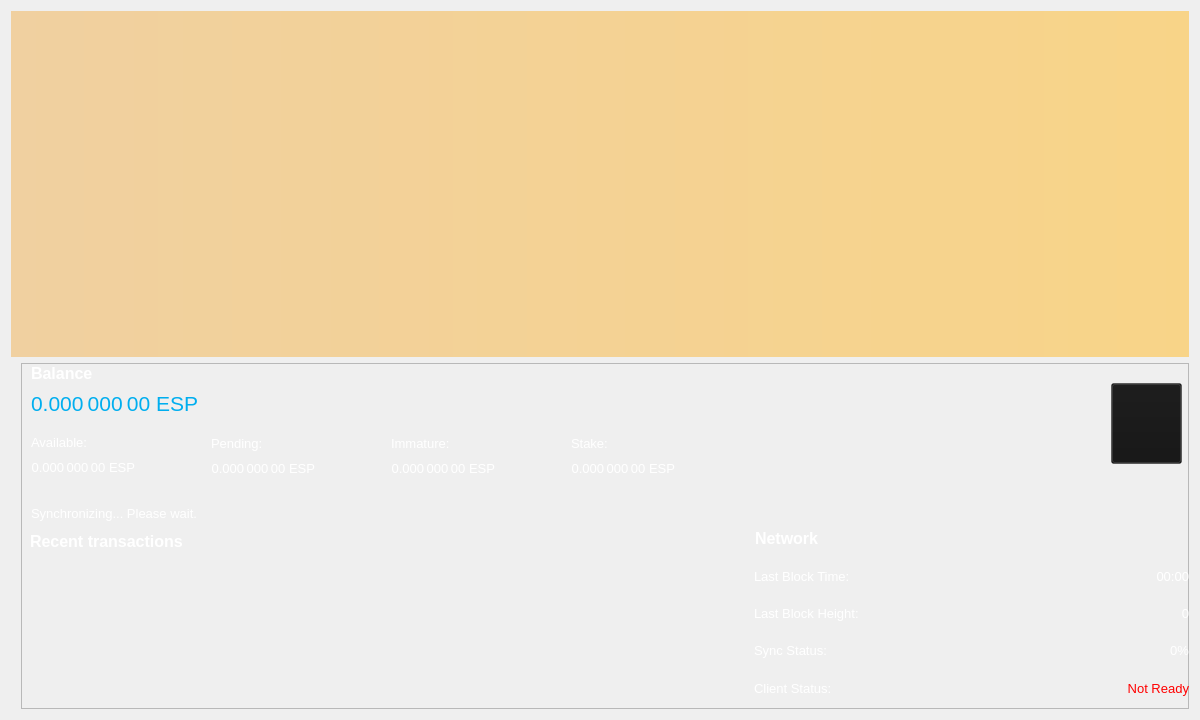
<?xml version="1.0" encoding="UTF-8"?>
<ui version="4.0">
 <class>OverviewPage</class>
 <widget class="QWidget" name="OverviewPage">
  <property name="geometry">
   <rect>
    <x>0</x>
    <y>0</y>
    <width>1200</width>
    <height>720</height>
   </rect>
  </property>
  <property name="minimumSize">
   <size>
    <width>1200</width>
    <height>700</height>
   </size>
  </property>
  <property name="font">
   <font>
    <weight>50</weight>
    <bold>false</bold>
   </font>
  </property>
  <property name="windowTitle">
   <string>Form</string>
  </property>
  <property name="styleSheet">
   <string notr="true">color: rgb(255, 255, 255);</string>
  </property>
  <layout class="QVBoxLayout" name="topLayout">
   <item>
    <widget class="QLabel" name="labelAlerts">
     <property name="visible">
      <bool>false</bool>
     </property>
     <property name="styleSheet">
      <string notr="true">background-color: qlineargradient(x1: 0, y1: 0, x2: 1, y2: 0, stop:0 #F0D0A0, stop:1 #F8D488); color:#000000;</string>
     </property>
     <property name="wordWrap">
      <bool>true</bool>
     </property>
     <property name="margin">
      <number>3</number>
     </property>
    </widget>
   </item>
   <item>
    <layout class="QHBoxLayout" name="horizontalLayout" stretch="1">
     <item>
      <layout class="QVBoxLayout" name="verticalLayout_2">
       <item>
        <widget class="QFrame" name="frame">
         <property name="maximumSize">
          <size>
           <width>16777215</width>
           <height>16777215</height>
          </size>
         </property>
         <property name="styleSheet">
          <string notr="true">margin-left: 10px;
</string>
         </property>
         <property name="frameShape">
          <enum>QFrame::StyledPanel</enum>
         </property>
         <property name="frameShadow">
          <enum>QFrame::Raised</enum>
         </property>
         <widget class="QLabel" name="labelTransactionsStatus">
          <property name="geometry">
           <rect>
            <x>10</x>
            <y>140</y>
            <width>300</width>
            <height>20</height>
           </rect>
          </property>
          <property name="minimumSize">
           <size>
            <width>300</width>
            <height>0</height>
           </size>
          </property>
          <property name="font">
           <font>
            <pointsize>10</pointsize>
           </font>
          </property>
          <property name="cursor">
           <cursorShape>WhatsThisCursor</cursorShape>
          </property>
          <property name="toolTip">
           <string>The displayed information may be out of date. Your wallet automatically synchronizes with the Espers network after a connection is established, but this process has not completed yet.</string>
          </property>
          <property name="styleSheet">
           <string notr="true"/>
          </property>
          <property name="text">
           <string notr="true">Synchronizing... Please wait.</string>
          </property>
          <property name="alignment">
           <set>Qt::AlignLeading|Qt::AlignLeft|Qt::AlignVCenter</set>
          </property>
          <property name="indent">
           <number>0</number>
          </property>
         </widget>
         <widget class="QWidget" name="verticalLayoutWidget">
          <property name="geometry">
           <rect>
            <x>10</x>
            <y>0</y>
            <width>721</width>
            <height>88</height>
           </rect>
          </property>
          <layout class="QVBoxLayout" name="verticalLayout">
           <item>
            <layout class="QHBoxLayout" name="horizontalLayout_4">
             <item>
              <widget class="QLabel" name="label_5">
               <property name="font">
                <font>
                 <pointsize>12</pointsize>
                 <weight>75</weight>
                 <bold>true</bold>
                </font>
               </property>
               <property name="text">
                <string>Balance</string>
               </property>
               <property name="indent">
                <number>0</number>
               </property>
              </widget>
             </item>
             <item>
              <spacer name="horizontalSpacer_3">
               <property name="orientation">
                <enum>Qt::Horizontal</enum>
               </property>
               <property name="sizeHint" stdset="0">
                <size>
                 <width>40</width>
                 <height>20</height>
                </size>
               </property>
              </spacer>
             </item>
            </layout>
           </item>
           <item>
            <layout class="QHBoxLayout" name="horizontalLayout_2">
             <property name="spacing">
              <number>0</number>
             </property>
             <item>
              <widget class="QLabel" name="labelTotal">
               <property name="minimumSize">
                <size>
                 <width>400</width>
                 <height>30</height>
                </size>
               </property>
               <property name="maximumSize">
                <size>
                 <width>16777215</width>
                 <height>16777215</height>
                </size>
               </property>
               <property name="font">
                <font>
                 <pointsize>16</pointsize>
                 <weight>50</weight>
                 <bold>false</bold>
                </font>
               </property>
               <property name="cursor">
                <cursorShape>IBeamCursor</cursorShape>
               </property>
               <property name="toolTip">
                <string>Your current total balance</string>
               </property>
               <property name="styleSheet">
                <string notr="true">color: rgb(0, 174, 239);</string>
               </property>
               <property name="text">
                <string notr="true">0.000 000 00 ESP</string>
               </property>
               <property name="textFormat">
                <enum>Qt::AutoText</enum>
               </property>
               <property name="alignment">
                <set>Qt::AlignLeading|Qt::AlignLeft|Qt::AlignVCenter</set>
               </property>
               <property name="wordWrap">
                <bool>false</bool>
               </property>
               <property name="margin">
                <number>0</number>
               </property>
               <property name="indent">
                <number>0</number>
               </property>
               <property name="textInteractionFlags">
                <set>Qt::LinksAccessibleByMouse|Qt::TextSelectableByKeyboard|Qt::TextSelectableByMouse</set>
               </property>
              </widget>
             </item>
             <item>
              <spacer name="horizontalSpacer">
               <property name="orientation">
                <enum>Qt::Horizontal</enum>
               </property>
               <property name="sizeHint" stdset="0">
                <size>
                 <width>40</width>
                 <height>20</height>
                </size>
               </property>
              </spacer>
             </item>
            </layout>
           </item>
           <item>
            <spacer name="verticalSpacer">
             <property name="orientation">
              <enum>Qt::Vertical</enum>
             </property>
             <property name="sizeHint" stdset="0">
              <size>
               <width>20</width>
               <height>40</height>
              </size>
             </property>
            </spacer>
           </item>
          </layout>
         </widget>
         <widget class="QWidget" name="verticalLayoutWidget_2">
          <property name="geometry">
           <rect>
            <x>10</x>
            <y>69</y>
            <width>181</width>
            <height>71</height>
           </rect>
          </property>
          <layout class="QVBoxLayout" name="verticalLayout_3">
           <item>
            <layout class="QHBoxLayout" name="horizontalLayout_3">
             <item>
              <widget class="QLabel" name="labelBalanceText">
               <property name="font">
                <font>
                 <pointsize>10</pointsize>
                </font>
               </property>
               <property name="text">
                <string>Available:</string>
               </property>
               <property name="indent">
                <number>0</number>
               </property>
              </widget>
             </item>
             <item>
              <spacer name="horizontalSpacer_2">
               <property name="orientation">
                <enum>Qt::Horizontal</enum>
               </property>
               <property name="sizeHint" stdset="0">
                <size>
                 <width>40</width>
                 <height>20</height>
                </size>
               </property>
              </spacer>
             </item>
            </layout>
           </item>
           <item>
            <layout class="QHBoxLayout" name="horizontalLayout_5">
             <item>
              <widget class="QLabel" name="labelBalance">
               <property name="font">
                <font>
                 <pointsize>10</pointsize>
                 <weight>50</weight>
                 <bold>false</bold>
                </font>
               </property>
               <property name="cursor">
                <cursorShape>IBeamCursor</cursorShape>
               </property>
               <property name="toolTip">
                <string>Your current spendable balance</string>
               </property>
               <property name="text">
                <string notr="true">0.000 000 00 ESP</string>
               </property>
               <property name="alignment">
                <set>Qt::AlignRight|Qt::AlignTrailing|Qt::AlignVCenter</set>
               </property>
               <property name="indent">
                <number>0</number>
               </property>
               <property name="textInteractionFlags">
                <set>Qt::LinksAccessibleByMouse|Qt::TextSelectableByKeyboard|Qt::TextSelectableByMouse</set>
               </property>
              </widget>
             </item>
             <item>
              <spacer name="horizontalSpacer_4">
               <property name="orientation">
                <enum>Qt::Horizontal</enum>
               </property>
               <property name="sizeHint" stdset="0">
                <size>
                 <width>40</width>
                 <height>20</height>
                </size>
               </property>
              </spacer>
             </item>
            </layout>
           </item>
           <item>
            <spacer name="verticalSpacer_2">
             <property name="orientation">
              <enum>Qt::Vertical</enum>
             </property>
             <property name="sizeHint" stdset="0">
              <size>
               <width>20</width>
               <height>40</height>
              </size>
             </property>
            </spacer>
           </item>
          </layout>
         </widget>
         <widget class="QWidget" name="verticalLayoutWidget_3">
          <property name="geometry">
           <rect>
            <x>190</x>
            <y>70</y>
            <width>181</width>
            <height>71</height>
           </rect>
          </property>
          <layout class="QVBoxLayout" name="verticalLayout_4">
           <item>
            <layout class="QHBoxLayout" name="horizontalLayout_6">
             <item>
              <widget class="QLabel" name="labelPendingText">
               <property name="font">
                <font>
                 <pointsize>10</pointsize>
                </font>
               </property>
               <property name="text">
                <string>Pending:</string>
               </property>
               <property name="indent">
                <number>0</number>
               </property>
              </widget>
             </item>
             <item>
              <spacer name="horizontalSpacer_6">
               <property name="orientation">
                <enum>Qt::Horizontal</enum>
               </property>
               <property name="sizeHint" stdset="0">
                <size>
                 <width>40</width>
                 <height>20</height>
                </size>
               </property>
              </spacer>
             </item>
            </layout>
           </item>
           <item>
            <layout class="QHBoxLayout" name="horizontalLayout_7">
             <item>
              <widget class="QLabel" name="labelUnconfirmed">
               <property name="font">
                <font>
                 <pointsize>10</pointsize>
                 <weight>50</weight>
                 <bold>false</bold>
                </font>
               </property>
               <property name="cursor">
                <cursorShape>IBeamCursor</cursorShape>
               </property>
               <property name="toolTip">
                <string>Total of transactions that have yet to be confirmed, and do not yet count toward the spendable balance</string>
               </property>
               <property name="text">
                <string notr="true">0.000 000 00 ESP</string>
               </property>
               <property name="alignment">
                <set>Qt::AlignRight|Qt::AlignTrailing|Qt::AlignVCenter</set>
               </property>
               <property name="indent">
                <number>0</number>
               </property>
               <property name="textInteractionFlags">
                <set>Qt::LinksAccessibleByMouse|Qt::TextSelectableByKeyboard|Qt::TextSelectableByMouse</set>
               </property>
              </widget>
             </item>
             <item>
              <spacer name="horizontalSpacer_5">
               <property name="orientation">
                <enum>Qt::Horizontal</enum>
               </property>
               <property name="sizeHint" stdset="0">
                <size>
                 <width>40</width>
                 <height>20</height>
                </size>
               </property>
              </spacer>
             </item>
            </layout>
           </item>
           <item>
            <spacer name="verticalSpacer_3">
             <property name="orientation">
              <enum>Qt::Vertical</enum>
             </property>
             <property name="sizeHint" stdset="0">
              <size>
               <width>20</width>
               <height>40</height>
              </size>
             </property>
            </spacer>
           </item>
          </layout>
         </widget>
         <widget class="QWidget" name="verticalLayoutWidget_4">
          <property name="geometry">
           <rect>
            <x>370</x>
            <y>70</y>
            <width>181</width>
            <height>71</height>
           </rect>
          </property>
          <layout class="QVBoxLayout" name="verticalLayout_5">
           <item>
            <layout class="QHBoxLayout" name="horizontalLayout_8">
             <item>
              <widget class="QLabel" name="labelImmatureText">
               <property name="font">
                <font>
                 <pointsize>10</pointsize>
                </font>
               </property>
               <property name="text">
                <string>Immature:</string>
               </property>
               <property name="indent">
                <number>0</number>
               </property>
              </widget>
             </item>
             <item>
              <spacer name="horizontalSpacer_7">
               <property name="orientation">
                <enum>Qt::Horizontal</enum>
               </property>
               <property name="sizeHint" stdset="0">
                <size>
                 <width>40</width>
                 <height>20</height>
                </size>
               </property>
              </spacer>
             </item>
            </layout>
           </item>
           <item>
            <layout class="QHBoxLayout" name="horizontalLayout_9">
             <item>
              <widget class="QLabel" name="labelImmature">
               <property name="font">
                <font>
                 <pointsize>10</pointsize>
                 <weight>50</weight>
                 <bold>false</bold>
                </font>
               </property>
               <property name="cursor">
                <cursorShape>IBeamCursor</cursorShape>
               </property>
               <property name="toolTip">
                <string>Mined balance that has not yet matured</string>
               </property>
               <property name="text">
                <string notr="true">0.000 000 00 ESP</string>
               </property>
               <property name="alignment">
                <set>Qt::AlignRight|Qt::AlignTrailing|Qt::AlignVCenter</set>
               </property>
               <property name="indent">
                <number>0</number>
               </property>
               <property name="textInteractionFlags">
                <set>Qt::LinksAccessibleByMouse|Qt::TextSelectableByKeyboard|Qt::TextSelectableByMouse</set>
               </property>
              </widget>
             </item>
             <item>
              <spacer name="horizontalSpacer_8">
               <property name="orientation">
                <enum>Qt::Horizontal</enum>
               </property>
               <property name="sizeHint" stdset="0">
                <size>
                 <width>40</width>
                 <height>20</height>
                </size>
               </property>
              </spacer>
             </item>
            </layout>
           </item>
           <item>
            <spacer name="verticalSpacer_4">
             <property name="orientation">
              <enum>Qt::Vertical</enum>
             </property>
             <property name="sizeHint" stdset="0">
              <size>
               <width>20</width>
               <height>40</height>
              </size>
             </property>
            </spacer>
           </item>
          </layout>
         </widget>
         <widget class="QWidget" name="verticalLayoutWidget_5">
          <property name="geometry">
           <rect>
            <x>550</x>
            <y>70</y>
            <width>181</width>
            <height>71</height>
           </rect>
          </property>
          <layout class="QVBoxLayout" name="verticalLayout_6">
           <item>
            <layout class="QHBoxLayout" name="horizontalLayout_11">
             <item>
              <widget class="QLabel" name="label_10">
               <property name="font">
                <font>
                 <pointsize>10</pointsize>
                </font>
               </property>
               <property name="text">
                <string>Stake:</string>
               </property>
               <property name="indent">
                <number>0</number>
               </property>
              </widget>
             </item>
             <item>
              <spacer name="horizontalSpacer_9">
               <property name="orientation">
                <enum>Qt::Horizontal</enum>
               </property>
               <property name="sizeHint" stdset="0">
                <size>
                 <width>40</width>
                 <height>20</height>
                </size>
               </property>
              </spacer>
             </item>
            </layout>
           </item>
           <item>
            <layout class="QHBoxLayout" name="horizontalLayout_10">
             <item>
              <widget class="QLabel" name="labelStake">
               <property name="font">
                <font>
                 <pointsize>10</pointsize>
                 <weight>50</weight>
                 <bold>false</bold>
                </font>
               </property>
               <property name="cursor">
                <cursorShape>IBeamCursor</cursorShape>
               </property>
               <property name="toolTip">
                <string>Total of coins that was staked, and do not yet count toward the current balance</string>
               </property>
               <property name="text">
                <string notr="true">0.000 000 00 ESP</string>
               </property>
               <property name="alignment">
                <set>Qt::AlignRight|Qt::AlignTrailing|Qt::AlignVCenter</set>
               </property>
               <property name="indent">
                <number>0</number>
               </property>
               <property name="textInteractionFlags">
                <set>Qt::LinksAccessibleByMouse|Qt::TextSelectableByKeyboard|Qt::TextSelectableByMouse</set>
               </property>
              </widget>
             </item>
             <item>
              <spacer name="horizontalSpacer_10">
               <property name="orientation">
                <enum>Qt::Horizontal</enum>
               </property>
               <property name="sizeHint" stdset="0">
                <size>
                 <width>40</width>
                 <height>20</height>
                </size>
               </property>
              </spacer>
             </item>
            </layout>
           </item>
           <item>
            <spacer name="verticalSpacer_5">
             <property name="orientation">
              <enum>Qt::Vertical</enum>
             </property>
             <property name="sizeHint" stdset="0">
              <size>
               <width>20</width>
               <height>40</height>
              </size>
             </property>
            </spacer>
           </item>
          </layout>
         </widget>
         <widget class="QPushButton" name="viewQR">
          <property name="geometry">
           <rect>
            <x>1090</x>
            <y>20</y>
            <width>81</width>
            <height>81</height>
           </rect>
          </property>
          <property name="font">
           <font>
            <pointsize>10</pointsize>
           </font>
          </property>
          <property name="styleSheet">
           <string notr="true">background-color: rgb(20, 20, 20, 0.35);</string>
          </property>
          <property name="text">
           <string/>
          </property>
          <property name="icon">
           <iconset resource="../bitcoin.qrc">
            <normaloff>:/icons/qriconov</normaloff>:/icons/qriconov</iconset>
          </property>
          <property name="iconSize">
           <size>
            <width>64</width>
            <height>75</height>
           </size>
          </property>
         </widget>
         <widget class="QWidget" name="widget_wallview" native="true">
          <property name="geometry">
           <rect>
            <x>730</x>
            <y>160</y>
            <width>451</width>
            <height>405</height>
           </rect>
          </property>
          <layout class="QVBoxLayout" name="verticalLayout_7">
           <item>
            <layout class="QVBoxLayout" name="verticalLayout_8">
             <item>
              <layout class="QHBoxLayout" name="horizontalLayout_13">
               <item>
                <widget class="QLabel" name="label_11">
                 <property name="font">
                  <font>
                   <pointsize>12</pointsize>
                   <weight>75</weight>
                   <bold>true</bold>
                  </font>
                 </property>
                 <property name="text">
                  <string>Network</string>
                 </property>
                </widget>
               </item>
               <item>
                <spacer name="horizontalSpacer_12">
                 <property name="orientation">
                  <enum>Qt::Horizontal</enum>
                 </property>
                 <property name="sizeHint" stdset="0">
                  <size>
                   <width>40</width>
                   <height>20</height>
                  </size>
                 </property>
                </spacer>
               </item>
              </layout>
             </item>
             <item>
              <layout class="QHBoxLayout" name="horizontalLayout_20">
               <item>
                <widget class="QLabel" name="label_13">
                 <property name="maximumSize">
                  <size>
                   <width>167</width>
                   <height>16777215</height>
                  </size>
                 </property>
                 <property name="font">
                  <font>
                   <pointsize>10</pointsize>
                  </font>
                 </property>
                 <property name="text">
                  <string>Last Block Time:</string>
                 </property>
                </widget>
               </item>
               <item>
                <widget class="QLabel" name="lbTime">
                 <property name="font">
                  <font>
                   <pointsize>10</pointsize>
                  </font>
                 </property>
                 <property name="text">
                  <string>00:00</string>
                 </property>
                 <property name="alignment">
                  <set>Qt::AlignRight|Qt::AlignTrailing|Qt::AlignVCenter</set>
                 </property>
                </widget>
               </item>
              </layout>
             </item>
             <item>
              <layout class="QHBoxLayout" name="horizontalLayout_21">
               <item>
                <widget class="QLabel" name="label_15">
                 <property name="maximumSize">
                  <size>
                   <width>167</width>
                   <height>16777215</height>
                  </size>
                 </property>
                 <property name="font">
                  <font>
                   <pointsize>10</pointsize>
                  </font>
                 </property>
                 <property name="text">
                  <string>Last Block Height:</string>
                 </property>
                </widget>
               </item>
               <item>
                <widget class="QLabel" name="lbHeight">
                 <property name="font">
                  <font>
                   <pointsize>10</pointsize>
                  </font>
                 </property>
                 <property name="text">
                  <string>0</string>
                 </property>
                 <property name="alignment">
                  <set>Qt::AlignRight|Qt::AlignTrailing|Qt::AlignVCenter</set>
                 </property>
                </widget>
               </item>
              </layout>
             </item>
             <item>
              <layout class="QHBoxLayout" name="horizontalLayout_22">
               <item>
                <widget class="QLabel" name="label_16">
                 <property name="maximumSize">
                  <size>
                   <width>167</width>
                   <height>16777215</height>
                  </size>
                 </property>
                 <property name="font">
                  <font>
                   <pointsize>10</pointsize>
                  </font>
                 </property>
                 <property name="text">
                  <string>Sync Status:</string>
                 </property>
                </widget>
               </item>
               <item>
                <widget class="QLabel" name="sncStatus">
                 <property name="font">
                  <font>
                   <pointsize>10</pointsize>
                  </font>
                 </property>
                 <property name="text">
                  <string>0%</string>
                 </property>
                 <property name="alignment">
                  <set>Qt::AlignRight|Qt::AlignTrailing|Qt::AlignVCenter</set>
                 </property>
                </widget>
               </item>
              </layout>
             </item>
             <item>
              <layout class="QHBoxLayout" name="horizontalLayout_24">
               <item>
                <widget class="QLabel" name="label_18">
                 <property name="maximumSize">
                  <size>
                   <width>167</width>
                   <height>16777215</height>
                  </size>
                 </property>
                 <property name="font">
                  <font>
                   <pointsize>10</pointsize>
                  </font>
                 </property>
                 <property name="text">
                  <string>Client Status:</string>
                 </property>
                </widget>
               </item>
               <item>
                <widget class="QLabel" name="clStat">
                 <property name="font">
                  <font>
                   <pointsize>10</pointsize>
                  </font>
                 </property>
                 <property name="styleSheet">
                  <string notr="true">QLabel { color: red; }</string>
                 </property>
                 <property name="text">
                  <string>Not Ready</string>
                 </property>
                 <property name="alignment">
                  <set>Qt::AlignRight|Qt::AlignTrailing|Qt::AlignVCenter</set>
                 </property>
                </widget>
               </item>
              </layout>
             </item>
             <item>
              <layout class="QHBoxLayout" name="horizontalLayout_25">
               <item>
                <widget class="QLabel" name="label_19">
                 <property name="maximumSize">
                  <size>
                   <width>167</width>
                   <height>16777215</height>
                  </size>
                 </property>
                 <property name="font">
                  <font>
                   <pointsize>10</pointsize>
                  </font>
                 </property>
                 <property name="text">
                  <string>Coins are:</string>
                 </property>
                </widget>
               </item>
               <item>
                <widget class="QLabel" name="stkstat">
                 <property name="font">
                  <font>
                   <pointsize>10</pointsize>
                  </font>
                 </property>
                 <property name="text">
                  <string>Not Staking</string>
                 </property>
                 <property name="alignment">
                  <set>Qt::AlignRight|Qt::AlignTrailing|Qt::AlignVCenter</set>
                 </property>
                </widget>
               </item>
              </layout>
             </item>
             <item>
              <layout class="QHBoxLayout" name="horizontalLayout_17">
               <item>
                <widget class="QLabel" name="label_23">
                 <property name="maximumSize">
                  <size>
                   <width>167</width>
                   <height>16777215</height>
                  </size>
                 </property>
                 <property name="font">
                  <font>
                   <pointsize>10</pointsize>
                  </font>
                 </property>
                 <property name="text">
                  <string>Staking is:</string>
                 </property>
                </widget>
               </item>
               <item>
                <widget class="QLabel" name="stken">
                 <property name="font">
                  <font>
                   <pointsize>10</pointsize>
                  </font>
                 </property>
                 <property name="text">
                  <string>Disabled</string>
                 </property>
                 <property name="alignment">
                  <set>Qt::AlignRight|Qt::AlignTrailing|Qt::AlignVCenter</set>
                 </property>
                </widget>
               </item>
              </layout>
             </item>
             <item>
              <layout class="QHBoxLayout" name="horizontalLayout_23">
               <item>
                <widget class="QLabel" name="label_17">
                 <property name="maximumSize">
                  <size>
                   <width>167</width>
                   <height>16777215</height>
                  </size>
                 </property>
                 <property name="font">
                  <font>
                   <pointsize>10</pointsize>
                  </font>
                 </property>
                 <property name="text">
                  <string>Connections:</string>
                 </property>
                </widget>
               </item>
               <item>
                <widget class="QLabel" name="lbcon">
                 <property name="font">
                  <font>
                   <pointsize>10</pointsize>
                  </font>
                 </property>
                 <property name="text">
                  <string>0</string>
                 </property>
                 <property name="alignment">
                  <set>Qt::AlignRight|Qt::AlignTrailing|Qt::AlignVCenter</set>
                 </property>
                </widget>
               </item>
              </layout>
             </item>
             <item>
              <layout class="QHBoxLayout" name="horizontalLayout_26">
               <item>
                <widget class="QLabel" name="label_20">
                 <property name="minimumSize">
                  <size>
                   <width>110</width>
                   <height>0</height>
                  </size>
                 </property>
                 <property name="maximumSize">
                  <size>
                   <width>167</width>
                   <height>16777215</height>
                  </size>
                 </property>
                 <property name="font">
                  <font>
                   <pointsize>10</pointsize>
                  </font>
                 </property>
                 <property name="text">
                  <string>PoS Weight (Local):</string>
                 </property>
                </widget>
               </item>
               <item>
                <widget class="QLabel" name="urweight_2">
                 <property name="font">
                  <font>
                   <pointsize>10</pointsize>
                  </font>
                 </property>
                 <property name="text">
                  <string>0%</string>
                 </property>
                 <property name="alignment">
                  <set>Qt::AlignRight|Qt::AlignTrailing|Qt::AlignVCenter</set>
                 </property>
                </widget>
               </item>
              </layout>
             </item>
             <item>
              <layout class="QHBoxLayout" name="horizontalLayout_27">
               <item>
                <widget class="QLabel" name="label_21">
                 <property name="maximumSize">
                  <size>
                   <width>167</width>
                   <height>16777215</height>
                  </size>
                 </property>
                 <property name="font">
                  <font>
                   <pointsize>10</pointsize>
                  </font>
                 </property>
                 <property name="text">
                  <string>PoS Weight (Net):</string>
                 </property>
                </widget>
               </item>
               <item>
                <widget class="QLabel" name="netweight_2">
                 <property name="font">
                  <font>
                   <pointsize>10</pointsize>
                  </font>
                 </property>
                 <property name="text">
                  <string>0%</string>
                 </property>
                 <property name="alignment">
                  <set>Qt::AlignRight|Qt::AlignTrailing|Qt::AlignVCenter</set>
                 </property>
                </widget>
               </item>
              </layout>
             </item>
             <item>
              <layout class="QHBoxLayout" name="horizontalLayout_14">
               <item>
                <widget class="QLabel" name="label_24">
                 <property name="maximumSize">
                  <size>
                   <width>167</width>
                   <height>16777215</height>
                  </size>
                 </property>
                 <property name="font">
                  <font>
                   <pointsize>10</pointsize>
                  </font>
                 </property>
                 <property name="text">
                  <string>Est. Next Stake:</string>
                 </property>
                </widget>
               </item>
               <item>
                <widget class="QLabel" name="estnxt">
                 <property name="font">
                  <font>
                   <pointsize>10</pointsize>
                  </font>
                 </property>
                 <property name="text">
                  <string>Unkown</string>
                 </property>
                 <property name="alignment">
                  <set>Qt::AlignRight|Qt::AlignTrailing|Qt::AlignVCenter</set>
                 </property>
                </widget>
               </item>
              </layout>
             </item>
             <item>
              <layout class="QVBoxLayout" name="verticalLayout_9"/>
             </item>
            </layout>
           </item>
          </layout>
         </widget>
         <widget class="QWidget" name="layoutWidget00">
          <property name="geometry">
           <rect>
            <x>0</x>
            <y>160</y>
            <width>731</width>
            <height>461</height>
           </rect>
          </property>
          <layout class="QVBoxLayout" name="verticalLayout_11">
           <item>
            <widget class="QWidget" name="widget_2" native="true">
             <layout class="QVBoxLayout" name="verticalLayout_12">
              <item>
               <layout class="QHBoxLayout" name="horizontalLayout_15">
                <item>
                 <widget class="QLabel" name="label_6">
                  <property name="font">
                   <font>
                    <pointsize>12</pointsize>
                    <weight>75</weight>
                    <bold>true</bold>
                   </font>
                  </property>
                  <property name="text">
                   <string>&lt;b&gt;Recent transactions&lt;/b&gt;</string>
                  </property>
                  <property name="indent">
                   <number>0</number>
                  </property>
                 </widget>
                </item>
                <item>
                 <spacer name="horizontalSpacer_13">
                  <property name="orientation">
                   <enum>Qt::Horizontal</enum>
                  </property>
                  <property name="sizeHint" stdset="0">
                   <size>
                    <width>40</width>
                    <height>20</height>
                   </size>
                  </property>
                 </spacer>
                </item>
               </layout>
              </item>
              <item>
               <widget class="QListView" name="listTransactions_2">
                <property name="font">
                 <font>
                  <pointsize>10</pointsize>
                 </font>
                </property>
                <property name="styleSheet">
                 <string notr="true">QListView { background: transparent; }</string>
                </property>
                <property name="frameShape">
                 <enum>QFrame::NoFrame</enum>
                </property>
                <property name="verticalScrollBarPolicy">
                 <enum>Qt::ScrollBarAlwaysOff</enum>
                </property>
                <property name="horizontalScrollBarPolicy">
                 <enum>Qt::ScrollBarAlwaysOff</enum>
                </property>
                <property name="selectionMode">
                 <enum>QAbstractItemView::NoSelection</enum>
                </property>
               </widget>
              </item>
             </layout>
            </widget>
           </item>
          </layout>
         </widget>
         <widget class="QWidget" name="horizontalLayoutWidget">
          <property name="geometry">
           <rect>
            <x>0</x>
            <y>620</y>
            <width>731</width>
            <height>83</height>
           </rect>
          </property>
          <layout class="QHBoxLayout" name="horizontalLayout_12">
           <item>
            <widget class="QPushButton" name="vwalltx">
             <property name="minimumSize">
              <size>
               <width>81</width>
               <height>70</height>
              </size>
             </property>
             <property name="font">
              <font>
               <pointsize>10</pointsize>
              </font>
             </property>
             <property name="styleSheet">
              <string notr="true">background-color: rgb(20, 20, 20, 0.65);</string>
             </property>
             <property name="text">
              <string/>
             </property>
             <property name="icon">
              <iconset resource="../bitcoin.qrc">
               <normaloff>:/icons/history</normaloff>:/icons/history</iconset>
             </property>
             <property name="iconSize">
              <size>
               <width>64</width>
               <height>64</height>
              </size>
             </property>
            </widget>
           </item>
           <item>
            <spacer name="horizontalSpacer_11">
             <property name="orientation">
              <enum>Qt::Horizontal</enum>
             </property>
             <property name="sizeHint" stdset="0">
              <size>
               <width>40</width>
               <height>20</height>
              </size>
             </property>
            </spacer>
           </item>
          </layout>
         </widget>
         <widget class="QWidget" name="verticalLayoutWidget_6">
          <property name="geometry">
           <rect>
            <x>1130</x>
            <y>639</y>
            <width>41</width>
            <height>51</height>
           </rect>
          </property>
          <layout class="QVBoxLayout" name="verticalLayout_10">
           <item>
            <spacer name="verticalSpacer_6">
             <property name="orientation">
              <enum>Qt::Vertical</enum>
             </property>
             <property name="sizeHint" stdset="0">
              <size>
               <width>20</width>
               <height>40</height>
              </size>
             </property>
            </spacer>
           </item>
           <item>
            <widget class="QLabel" name="syncLabel">
             <property name="minimumSize">
              <size>
               <width>38</width>
               <height>28</height>
              </size>
             </property>
             <property name="maximumSize">
              <size>
               <width>38</width>
               <height>28</height>
              </size>
             </property>
             <property name="toolTip">
              <string extracomment="Synchronizing with EspersCoin network"/>
             </property>
             <property name="toolTipDuration">
              <number>5</number>
             </property>
             <property name="text">
              <string/>
             </property>
             <property name="scaledContents">
              <bool>true</bool>
             </property>
            </widget>
           </item>
          </layout>
         </widget>
         <widget class="QWidget" name="verticalLayoutWidget_7">
          <property name="geometry">
           <rect>
            <x>1090</x>
            <y>620</y>
            <width>42</width>
            <height>71</height>
           </rect>
          </property>
          <layout class="QVBoxLayout" name="verticalLayout_13">
           <item>
            <spacer name="verticalSpacer_7">
             <property name="orientation">
              <enum>Qt::Vertical</enum>
             </property>
             <property name="sizeHint" stdset="0">
              <size>
               <width>20</width>
               <height>40</height>
              </size>
             </property>
            </spacer>
           </item>
           <item>
            <widget class="QLabel" name="lockstatusLabel">
             <property name="minimumSize">
              <size>
               <width>40</width>
               <height>30</height>
              </size>
             </property>
             <property name="maximumSize">
              <size>
               <width>40</width>
               <height>30</height>
              </size>
             </property>
             <property name="text">
              <string/>
             </property>
             <property name="pixmap">
              <pixmap resource="../bitcoin.qrc">:/icons/lock_open</pixmap>
             </property>
             <property name="scaledContents">
              <bool>true</bool>
             </property>
            </widget>
           </item>
          </layout>
         </widget>
        </widget>
       </item>
      </layout>
     </item>
    </layout>
   </item>
  </layout>
 </widget>
 <resources>
  <include location="../bitcoin.qrc"/>
 </resources>
 <connections/>
</ui>
